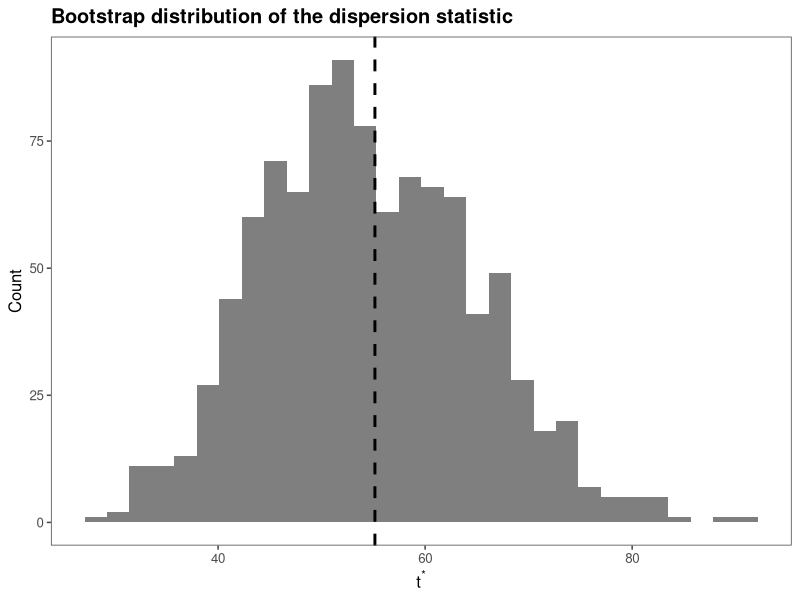
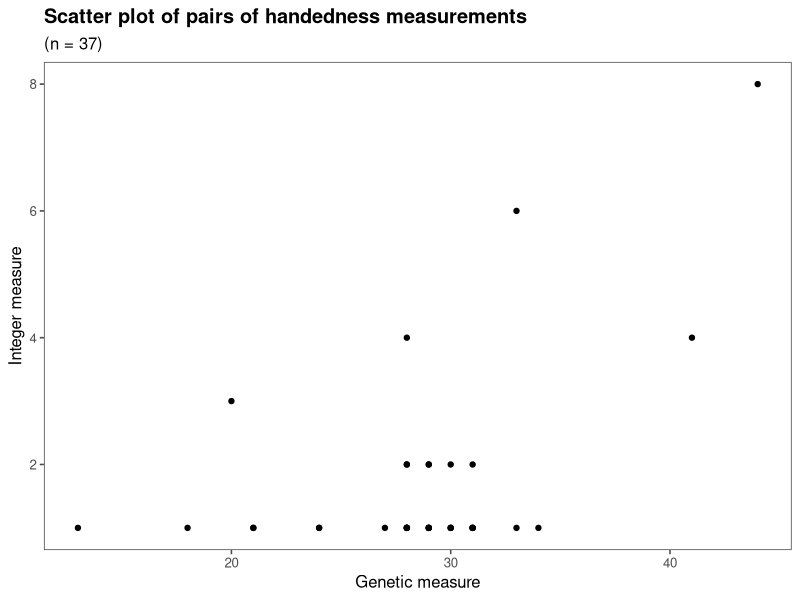
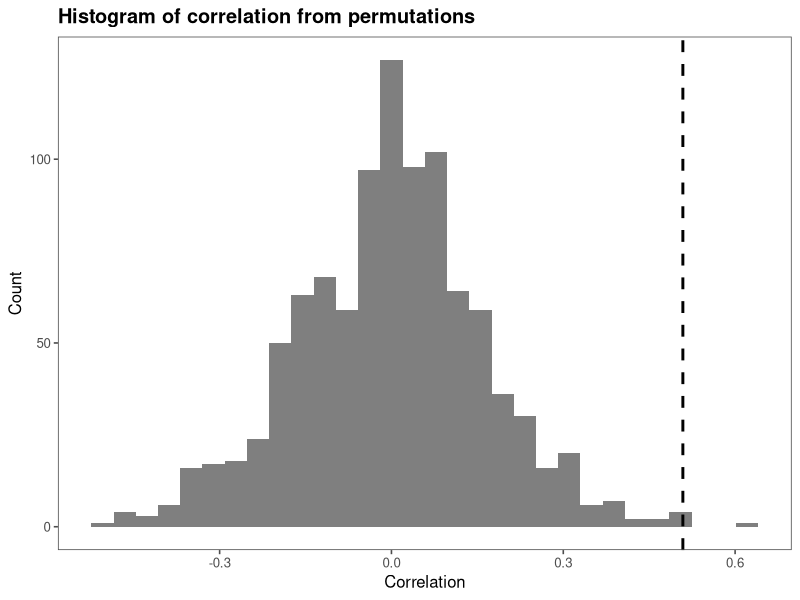
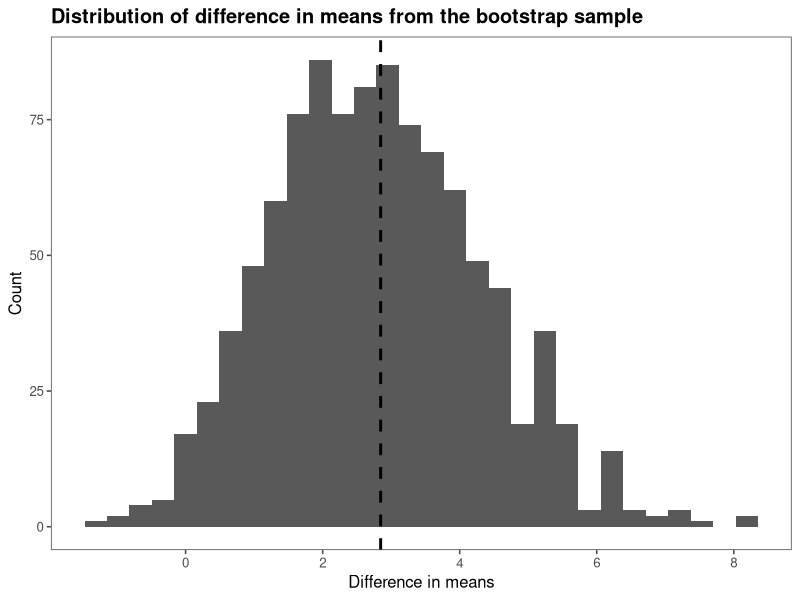
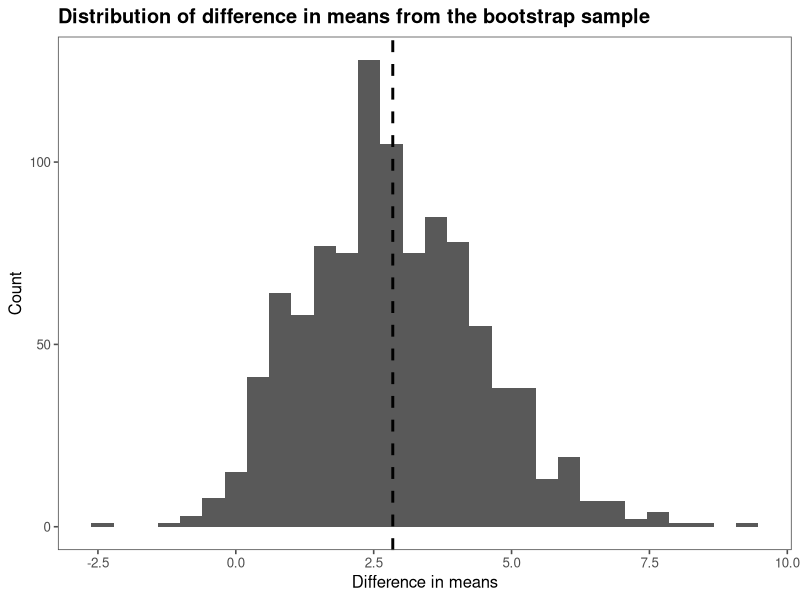
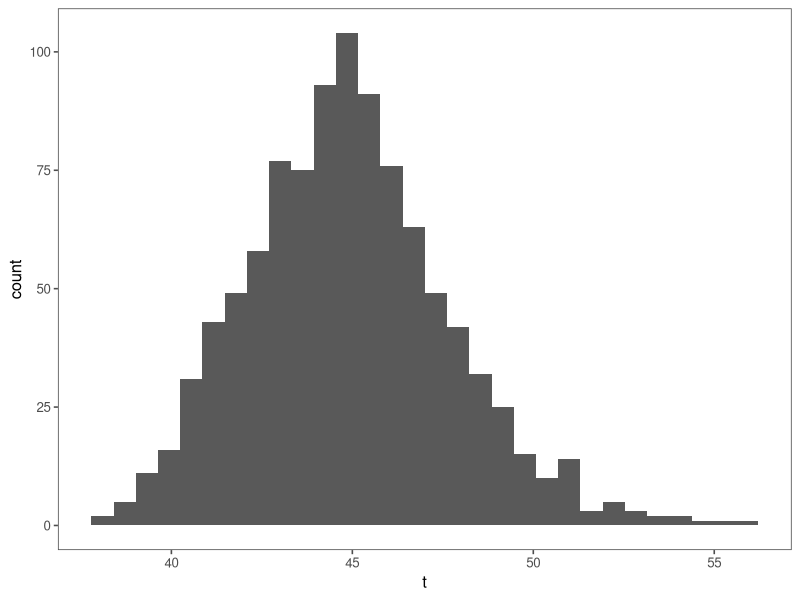

Generate these figures, in order, with R:
#' ---
#' title: "Chapter 4: Tests"
#' author: Daivson and Hinkley
#' output: github_document
#' ---

#' last update: Tue Apr 24 05:44:42 2018

library(boot)
library(tidyverse)
library(ggthemes)

set.seed(20130810)
theme_set(theme_few() + 
            theme(plot.title = element_text(face="bold")))

#' We collected 50 measurements of fir seedlings in small quadrats. Our null
#' hypothesis is that these are from a Poisson distribution of an unknown mean

data("fir")
glimpse(fir)

#' As with Poisson distribution problems, the usual suspect is over-dispersion,
#' i.e., the variance in the data is more than what we expect from a usual
#' Poisson distribution (whose mean and variance are equal).

mu <- mean(fir$count)
variance <- var(fir$count)

if (variance > mu) print("Overdispersed")

#' It appears that the situation is not that dire. To check if the data is
#' really overdispersed we use the dispersion index as the test statistic
#' 
#' If we conduct the usual bootstrap sampling:

dispersion_index <- function(data_vec, indices) {
  
  y_vec <- data_vec[indices]
  
  return(sum((y_vec - mean(y_vec))^2)/mean(y_vec))
}

b <- boot(data = fir$count, 
          statistic = dispersion_index,
          R = 1000,
          parallel = "snow")

dispersion_boot <- as.data.frame(b$t)
colnames(dispersion_boot) <- c("dispersion_stat")

#' Figure 4.1 (not the one in the book)
dev.new()
ggplot(dispersion_boot) +
  geom_histogram(aes(x = dispersion_stat), fill = "black", alpha = 0.5) +
  geom_vline(aes(xintercept = 55.15), linetype = "dashed", size = 1) +
  labs(x = expression(t ^ "*"),
       y = "Count",
       title = "Bootstrap distribution of the dispersion statistic")

#' We now write a multinomial bootstrap function. In this scenario, the sum of
#' the measurements in the resampled data is the same as the original data. This
#' condition was not true in the case of the previous bootstrap calculation.

table(fir$count) 
bm <- rmultinom(n = 1000, size = sum(fir$count), prob = table(fir$count) %>% as.vector()) # incorrect since the sums will not tally to 107

#' *Permutation tests*
#' 
#' The objective in measuring the handedness of individuals is to see
#' if the two kinds of measures - genetic and integer - are independent. 

data("claridge")
glimpse(claridge)

#' Figure 4.6
ggplot(claridge) +
  geom_point(aes(x = dnan, y = hand)) +
  labs(x = "Genetic measure",
       y = "Integer measure",
       title = "Scatter plot of pairs of handedness measurements",
       subtitle = "(n = 37)")

#' A good meeasure to check independence is the correlation coefficient
sample_corr <- with(claridge, cor(dnan, hand))

#' Under the null hypothesis, the two sets of observations are independent. So
#' this should hold under the permutation test where we generate all possible
#' permutations of the `nan` values (keeping the order statistics of the `dnan` 
#' variable constant). For each such data set, we compute the correlation coefficient
#' and check the distribution of these values.

R <- 1000

u <- sort(claridge$dnan)
corr_boot <- numeric(R) # stores the bootstrap estimates from the permutations

for (r in 1:R) {
  x <- sample(x = claridge$hand, 
              size = length(claridge$hand), 
              replace = FALSE) # generates a permutation
  
  corr_boot[r] <- cor(u, x)
}

corr_boot <- data.frame(correlation = corr_boot)

#' Figure 4.7
ggplot(corr_boot) +
  geom_histogram(aes(x = correlation), fill = "black", alpha = 0.5) +
  geom_vline(aes(xintercept = sample_corr), linetype = "dashed", size = 1) +
  labs(x = "Correlation",
       y = "Count",
       title = "Histogram of correlation from permutations")

#' From Figure 4.7 it is clear that the chance of the two being un-correlated is
#' faint, i.e., we reject the null hypothesis. Given that the null is true the
#' probabilty of observing the sample correlation is very less, leading us to
#' the conclusion that our assumption is incorrect.
#' 
#' *Non-parametric bootstrap*
#' 
#' Now, we return to the case of the non-parametric bootstrap. For the gravity 
#' data we are investigating the null hypothesis that there is no difference in the 
#' measurements from the different groups of measurements of `g`

data(gravity)
glimpse(gravity)

#' Lets pull out two sample set of observations

gravity %>% 
  filter(series == 7) %>% 
  pull(g) -> sample7

gravity %>% 
  filter(series == 8) %>% 
  pull(g) -> sample8

#' Under the null hypothesis, there is no difference between sample7 and sample8
#' So, we can do a pooled resampling, i.e., sampling with replacement within the
#' two subgroups and return the difference in means as the test statistic. We
#' then check how likely is the difference to be what we observe in the sample
#' under the bootstrap distribution
#'
#' We begin with the data subset, resample a total of 26 rows from the data with
#' replacement and check the distribution of the diffeernce in means

gravity_df <- filter(gravity, series == 7 | series == 8)

out_vec <- numeric(1000) # To hold the bootstrapped mean differences 

for (r in 1:1000) {
  gravity_df %>% 
    slice(sample(x = 1:nrow(gravity_df), size = nrow(gravity_df), replace = TRUE)) %>% 
    group_by(series) %>% 
    summarize_at(vars(g), function(col) mean(col)) %>% 
    summarize_at(vars(g), function(col) col[2] - col[1]) %>% 
    as.numeric() -> 
    out_vec[r]
}

dev.new()
qplot(out_vec, geom = "histogram") +
  geom_vline(aes(xintercept = mean(sample8) - mean(sample7)), 
             linetype = "dashed", 
             size = 1) +
  labs(x = "Difference in means",
       y = "Count",
       title = "Distribution of difference in means from the bootstrap sample")

meandiff_boot <- function(s1, s2, R = 1000) {
  
  out_vec <- numeric(R) # allocate a vector to put in the bootstrapped differences
  
  for (r in 1:R) {
    resamp1 <- sample(x = s1, size = length(s1), replace = TRUE)
    resamp2 <- sample(x = s2, size = length(s2), replace = TRUE)
    
    out_vec[r] <- mean(resamp2) - mean(resamp1) 
  }
  
  return(out_vec)
}

b <- meandiff_boot(sample7, sample8)

#' Figure 4.9
dev.new()
qplot(b, geom = "histogram") +
  geom_vline(aes(xintercept = mean(sample8) - mean(sample7)), 
             linetype = "dashed", 
             size = 1) +
  labs(x = "Difference in means",
       y = "Count",
       title = "Distribution of difference in means from the bootstrap sample")

#' Now let us look at the null hypothesis that there is no difference between
#' the means from the eight series of measurements. We summarize the data in the
#' table below.

gravity %>% 
  group_by(series) %>% 
  summarize(n = n(),
            mean_y = mean(g),
            var_y = var(g),
            w_y = n/var_y) ->
  gravity_stats 

gravity_stats %>% 
  summarize(mu0 = sum(w_y * mean_y)/sum(w_y)) %>% 
  as.numeric() ->
  mu0

#' Table 4.3
gravity_stats %>% 
  mutate(sigma_y2 = (n-1)/n * var_y + (mean_y - mu0)^2,
         resid_denom = sqrt(sigma_y2 - 1/sum(w_y))) %>% 
  select(series, n, mean_y, var_y, sigma_y2, w_y, resid_denom) ->
  gravity_stats

#' We bootstrap from the model: y_ij = mu0 + sigma_y * e_ij
#' 
#' Here we sample with replacement from the residuals

bm <- data.frame(series = c(rep(1, gravity_stats$n[1]), rep(2, gravity_stats$n[2]),
                            rep(3, gravity_stats$n[3]), rep(4, gravity_stats$n[4]),
                            rep(5, gravity_stats$n[5]), rep(6, gravity_stats$n[6]),
                            rep(7, gravity_stats$n[7]), rep(8, gravity_stats$n[8])),
                 y_ij = gravity$g,
                 mu0 = rep(mu0, sum(gravity_stats$n)),
                 sigmai0 = c(rep(sqrt(gravity_stats$sigma_y2[1]), gravity_stats$n[1]), 
                             rep(sqrt(gravity_stats$sigma_y2[2]), gravity_stats$n[2]),
                             rep(sqrt(gravity_stats$sigma_y2[3]), gravity_stats$n[3]),
                             rep(sqrt(gravity_stats$sigma_y2[4]), gravity_stats$n[4]),
                             rep(sqrt(gravity_stats$sigma_y2[5]), gravity_stats$n[5]),
                             rep(sqrt(gravity_stats$sigma_y2[6]), gravity_stats$n[6]),
                             rep(sqrt(gravity_stats$sigma_y2[7]), gravity_stats$n[7]),
                             rep(sqrt(gravity_stats$sigma_y2[8]), gravity_stats$n[8])),
                 resid_denom = c(rep(gravity_stats$resid_denom[1], gravity_stats$n[1]), 
                                 rep(gravity_stats$resid_denom[2], gravity_stats$n[2]),
                                 rep(gravity_stats$resid_denom[3], gravity_stats$n[3]),
                                 rep(gravity_stats$resid_denom[4], gravity_stats$n[4]),
                                 rep(gravity_stats$resid_denom[5], gravity_stats$n[5]),
                                 rep(gravity_stats$resid_denom[6], gravity_stats$n[6]),
                                 rep(gravity_stats$resid_denom[7], gravity_stats$n[7]),
                                 rep(gravity_stats$resid_denom[8], gravity_stats$n[8])))

bm <- mutate(bm, e_ij = (y_ij - mu0)/resid_denom)

R <- 999
for (r in 1:R) {
  b <- paste0("b", r)
  bm[[b]] <- bm$y_ij + bm$sigmai0 + sample(x = bm$e_ij, size = length(bm$e_ij), replace = TRUE)
}

#' The test statistic is a weighted squared residual. The weight for each sample 
#' is the same as calculated earlier 

boot_df <- select(bm, series, b1:b999)

compute_t <- function(col, boot_df) {
  df <- data.frame(series = boot_df[["series"]], col)
  
  df %>% group_by(series) %>% summarize_all(mean) %>% pull(2) -> y_i
  df %>% group_by(series) %>% summarize_all(var) %>% pull(2) -> s_i
  df %>% group_by(series) %>% tally() %>% pull(n) -> n_i
  
  w_i <- n_i/s_i
  mu0 <- sum(w_i * y_i)/sum(w_i)
  
  return(sum(w_i * (y_i - mu0)^2))
}

boot_t <- boot_df %>% map_at(. , 2:1000, compute_t, .)
boot_t[1] <- NULL # delete the first element, which holds the series
boot_t %>%  
  flatten_df() %>% 
  gather(boot_sample, t) ->
  boot_t

dev.new()
ggplot(boot_t) +
  geom_histogram(aes(x = t))


